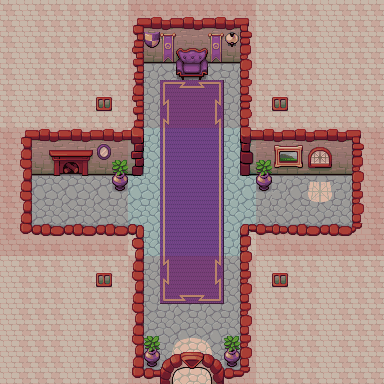

The image is a tile-based game level rendered from a .tmx file. Its description and source (layers, tilesets, objects; grid data summarised) follow:
An orthogonal 24x24 tile map with 16x16 px tiles, 3 tile layers (background, overlay, grid), 2 tilesets and 4 objects (3x Item, Gateway).

<map version="1.0" orientation="orthogonal" width="24" height="24" tilewidth="16" tileheight="16">
 <tileset firstgid="1" name="castle" tilewidth="16" tileheight="16">
  <image source="castle.png" width="128" height="224" />
  <tile id="2">
   <properties>
    <property name="wall" value="" />
   </properties>
  </tile>
  <tile id="3">
   <properties>
    <property name="wall" value="" />
   </properties>
  </tile>
  <tile id="4">
   <properties>
    <property name="wall" value="" />
   </properties>
  </tile>
  <tile id="5">
   <properties>
    <property name="wall" value="" />
   </properties>
  </tile>
  <tile id="7">
   <properties>
    <property name="wall" value="" />
   </properties>
  </tile>
  <tile id="8">
   <properties>
    <property name="wall" value="" />
   </properties>
  </tile>
  <tile id="9">
   <properties>
    <property name="wall" value="" />
   </properties>
  </tile>
  <tile id="10">
   <properties>
    <property name="wall" value="" />
   </properties>
  </tile>
  <tile id="11">
   <properties>
    <property name="wall" value="" />
   </properties>
  </tile>
  <tile id="12">
   <properties>
    <property name="wall" value="" />
   </properties>
  </tile>
  <tile id="13">
   <properties>
    <property name="wall" value="" />
   </properties>
  </tile>
  <tile id="14">
   <properties>
    <property name="wall" value="" />
   </properties>
  </tile>
  <tile id="15">
   <properties>
    <property name="wall" value="" />
   </properties>
  </tile>
  <tile id="16">
   <properties>
    <property name="wall" value="" />
   </properties>
  </tile>
  <tile id="17">
   <properties>
    <property name="wall" value="" />
   </properties>
  </tile>
  <tile id="18">
   <properties>
    <property name="wall" value="" />
   </properties>
  </tile>
  <tile id="19">
   <properties>
    <property name="wall" value="" />
   </properties>
  </tile>
  <tile id="20">
   <properties>
    <property name="wall" value="" />
   </properties>
  </tile>
  <tile id="21">
   <properties>
    <property name="wall" value="" />
   </properties>
  </tile>
  <tile id="22">
   <properties>
    <property name="wall" value="" />
   </properties>
  </tile>
  <tile id="23">
   <properties>
    <property name="wall" value="" />
   </properties>
  </tile>
  <tile id="24">
   <properties>
    <property name="wall" value="" />
   </properties>
  </tile>
  <tile id="25">
   <properties>
    <property name="wall" value="" />
   </properties>
  </tile>
  <tile id="26">
   <properties>
    <property name="wall" value="" />
   </properties>
  </tile>
  <tile id="27">
   <properties>
    <property name="wall" value="" />
   </properties>
  </tile>
  <tile id="28">
   <properties>
    <property name="wall" value="" />
   </properties>
  </tile>
  <tile id="33">
   <properties>
    <property name="wall" value="" />
   </properties>
  </tile>
  <tile id="34">
   <properties>
    <property name="wall" value="" />
   </properties>
  </tile>
  <tile id="35">
   <properties>
    <property name="wall" value="" />
   </properties>
  </tile>
  <tile id="36">
   <properties>
    <property name="wall" value="" />
   </properties>
  </tile>
  <tile id="37">
   <properties>
    <property name="wall" value="" />
   </properties>
  </tile>
  <tile id="38">
   <properties>
    <property name="wall" value="" />
   </properties>
  </tile>
  <tile id="39">
   <properties>
    <property name="wall" value="" />
   </properties>
  </tile>
  <tile id="44">
   <properties>
    <property name="wall" value="" />
   </properties>
  </tile>
  <tile id="45">
   <properties>
    <property name="wall" value="" />
   </properties>
  </tile>
  <tile id="46">
   <properties>
    <property name="wall" value="" />
   </properties>
  </tile>
  <tile id="47">
   <properties>
    <property name="wall" value="" />
   </properties>
  </tile>
  <tile id="48">
   <properties>
    <property name="wall" value="" />
   </properties>
  </tile>
  <tile id="49">
   <properties>
    <property name="wall" value="" />
   </properties>
  </tile>
  <tile id="50">
   <properties>
    <property name="wall" value="" />
   </properties>
  </tile>
  <tile id="55">
   <properties>
    <property name="wall" value="" />
   </properties>
  </tile>
  <tile id="56">
   <properties>
    <property name="wall" value="" />
   </properties>
  </tile>
  <tile id="61">
   <properties>
    <property name="wall" value="" />
   </properties>
  </tile>
  <tile id="62">
   <properties>
    <property name="wall" value="" />
   </properties>
  </tile>
  <tile id="67">
   <properties>
    <property name="wall" value="" />
   </properties>
  </tile>
  <tile id="68">
   <properties>
    <property name="wall" value="" />
   </properties>
  </tile>
  <tile id="70">
   <properties>
    <property name="wall" value="" />
   </properties>
  </tile>
  <tile id="73">
   <properties>
    <property name="wall" value="" />
   </properties>
  </tile>
  <tile id="74">
   <properties>
    <property name="wall" value="" />
   </properties>
  </tile>
  <tile id="75">
   <properties>
    <property name="wall" value="" />
   </properties>
  </tile>
  <tile id="76">
   <properties>
    <property name="wall" value="" />
   </properties>
  </tile>
  <tile id="79">
   <properties>
    <property name="wall" value="" />
   </properties>
  </tile>
  <tile id="80">
   <properties>
    <property name="wall" value="" />
   </properties>
  </tile>
  <tile id="81">
   <properties>
    <property name="wall" value="" />
   </properties>
  </tile>
  <tile id="82">
   <properties>
    <property name="wall" value="" />
   </properties>
  </tile>
  <tile id="83">
   <properties>
    <property name="wall" value="" />
   </properties>
  </tile>
  <tile id="84">
   <properties>
    <property name="wall" value="" />
   </properties>
  </tile>
  <tile id="85">
   <properties>
    <property name="wall" value="" />
   </properties>
  </tile>
  <tile id="86">
   <properties>
    <property name="wall" value="" />
   </properties>
  </tile>
  <tile id="87">
   <properties>
    <property name="wall" value="" />
   </properties>
  </tile>
  <tile id="88">
   <properties>
    <property name="wall" value="" />
   </properties>
  </tile>
  <tile id="89">
   <properties>
    <property name="wall" value="" />
   </properties>
  </tile>
  <tile id="90">
   <properties>
    <property name="wall" value="" />
   </properties>
  </tile>
  <tile id="95">
   <properties>
    <property name="wall" value="" />
   </properties>
  </tile>
  <tile id="101">
   <properties>
    <property name="wall" value="" />
   </properties>
  </tile>
  <tile id="104">
   <properties>
    <property name="wall" value="" />
   </properties>
  </tile>
  <tile id="107">
   <properties>
    <property name="wall" value="" />
   </properties>
  </tile>
 </tileset>
 <tileset firstgid="113" name="castle_arch" tilewidth="16" tileheight="16">
  <image source="castle_overlay.png" width="64" height="32" />
 </tileset>
 <layer name="background" width="24" height="24">
  <data>[576 cells, 576 non-empty, 91 distinct tile ids]</data>
 </layer>
 <layer name="overlay" width="24" height="24">
  <data>[576 cells, 8 non-empty, 8 distinct tile ids]</data>
 </layer>
 <layer name="grid" width="24" height="24" opacity="0.15">
  <data>[576 cells, 256 non-empty, 1 distinct tile ids]</data>
 </layer>
 <objectgroup name="triggers" width="24" height="24">
  <object name="ForestGate" type="Gateway" x="176" y="364" width="32" height="32">
   <properties>
    <property name="__target" value="dungeon:DungeonGate" />
    <property name="target" value="forest:CastleGate" />
   </properties>
  </object>
  <object name="Lembas Bread" type="Item" x="176" y="176" width="32" height="32">
   <properties>
    <property name="id" value="bread" />
    <property name="quest" value="tutorial" />
   </properties>
  </object>
  </objectgroup>
</map>
<!-- 2 of 4 objects omitted -->
